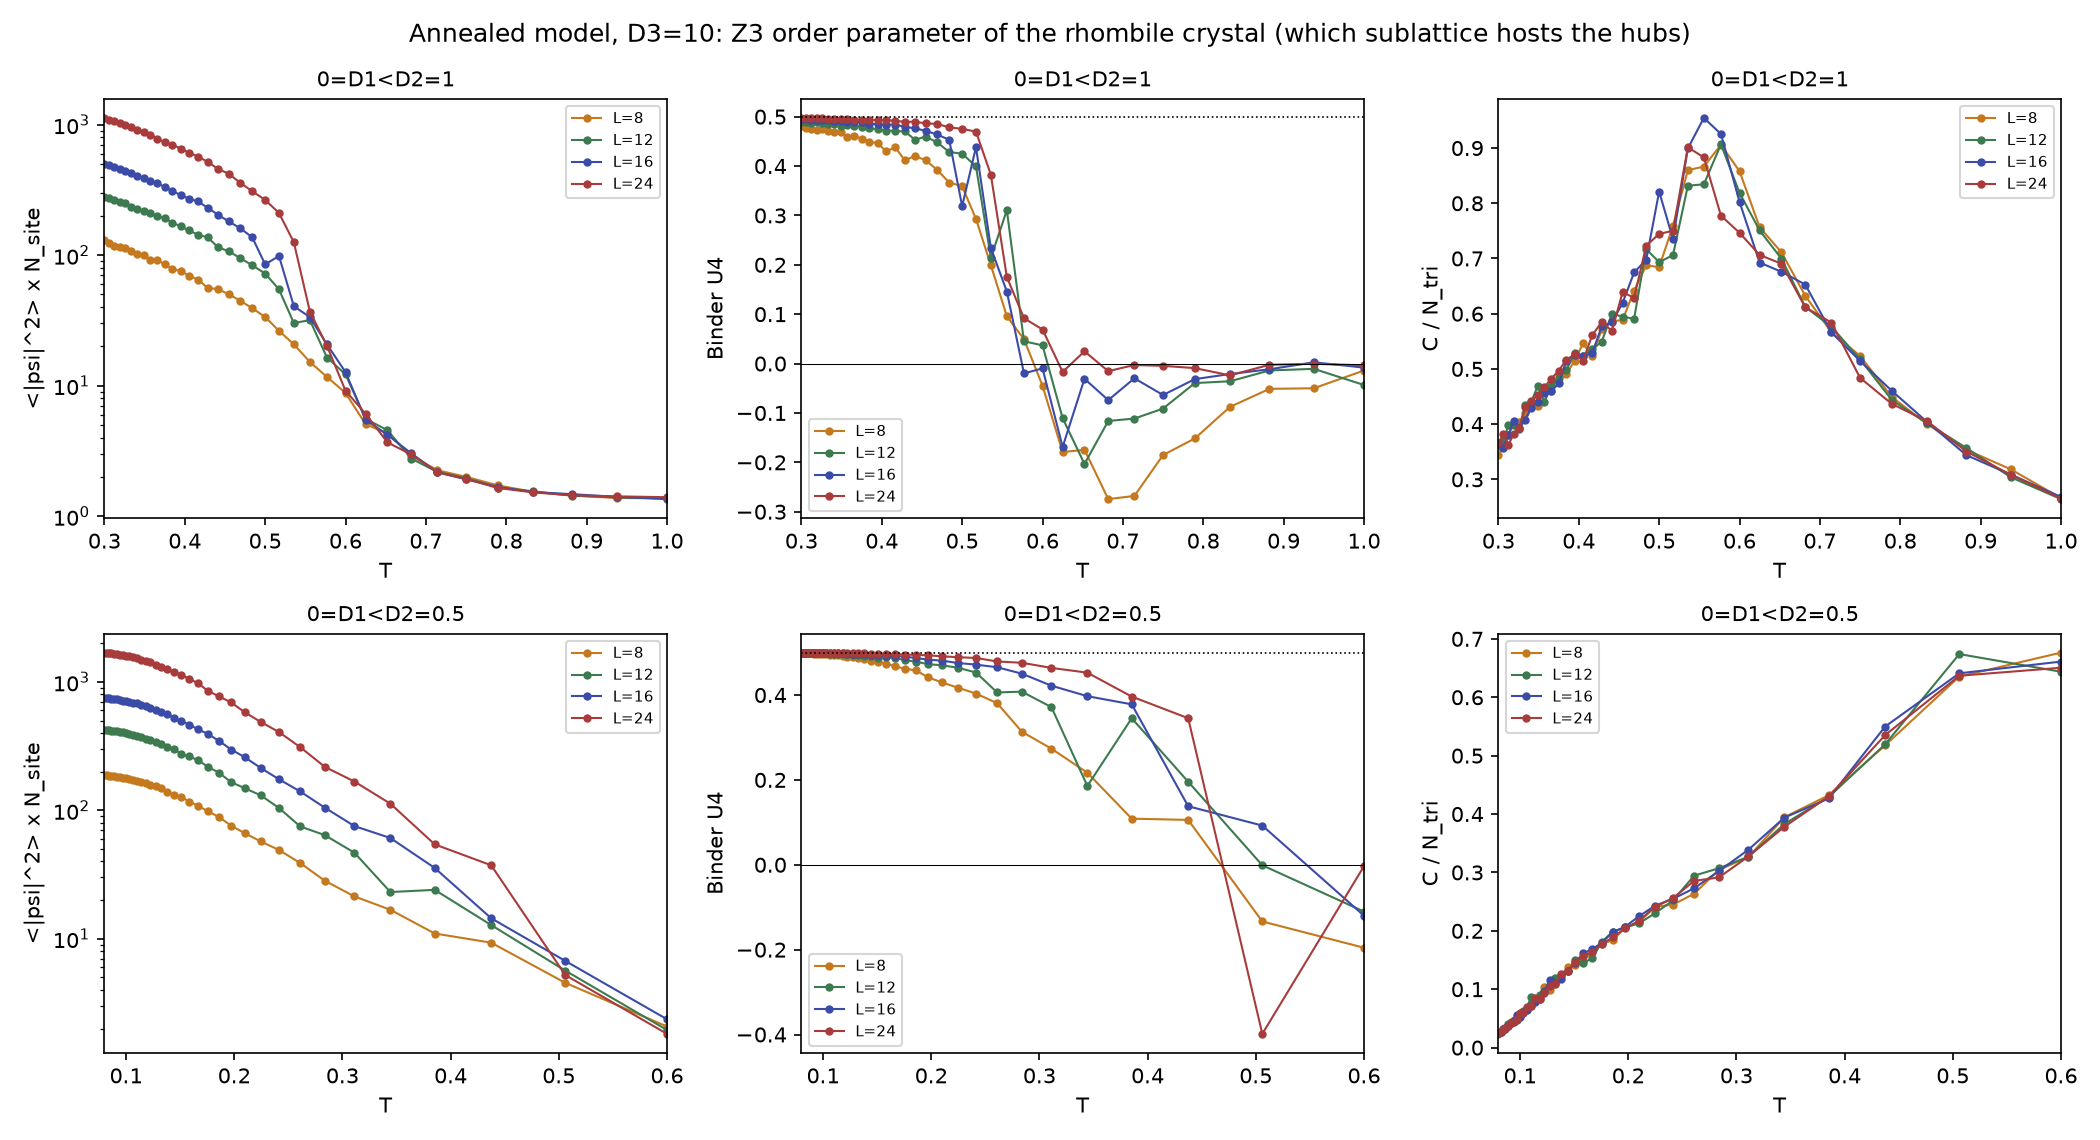

The script that saved this image:
"""Z3 crystallisation of the annealed model for 0=D1<D2 (results/thermo/z3_*).

psi = sum_k m_k w^k, m_k = hub-type fraction on triangular sublattice k.
Disordered: <|psi|^2> ~ 1/N, so <|psi|^2> N is size-independent.
Ordered (long-range order): <|psi|^2> finite, <|psi|^2> N grows ~ N.
Binder U4 = 1 - <|psi|^4>/(2<|psi|^2>^2): 0 for a Gaussian 2-component
order parameter, 1/2 for long-range order."""
import matplotlib
matplotlib.use("Agg")
import matplotlib.pyplot as plt
import numpy as np


def load(p):
    return np.array([[float(x) for x in l.split()] for l in open(p) if l[0].isdigit()])


cols = {8: "#c5791f", 12: "#3d7a4f", 16: "#3b4ba8", 24: "#a83b3b"}
fig, ax = plt.subplots(2, 3, figsize=(14, 7.6))
for r, (d2, xl) in enumerate([("1", (0.3, 1.0)), ("0.5", (0.08, 0.6))]):
    for L, c in cols.items():
        d = load(f"results/thermo/z3_L{L}_d2{d2}.log")
        T, N = d[:, 0], 3 * L * L
        ax[r, 0].semilogy(T, d[:, 10] * N, "o-", ms=3, lw=1, color=c, label=f"L={L}")
        ax[r, 1].plot(T, d[:, 11], "o-", ms=3, lw=1, color=c, label=f"L={L}")
        ax[r, 2].plot(T, d[:, 3], "o-", ms=3, lw=1, color=c, label=f"L={L}")
    ax[r, 0].set_ylabel("<|psi|^2> x N_site")
    ax[r, 1].set_ylabel("Binder U4")
    ax[r, 1].axhline(0.5, color="k", ls=":", lw=0.8)
    ax[r, 1].axhline(0, color="k", lw=0.5)
    ax[r, 2].set_ylabel("C / N_tri")
    for a in ax[r]:
        a.set_xlim(*xl)
        a.set_xlabel("T")
        a.set_title(f"0=D1<D2={d2}", fontsize=10)
        a.legend(fontsize=7)
fig.suptitle("Annealed model, D3=10: Z3 order parameter of the rhombile crystal (which sublattice hosts the hubs)")
fig.tight_layout()
fig.savefig("annealed_thermo_z3_figure.png", dpi=150)
print("saved annealed_thermo_z3_figure.png")
